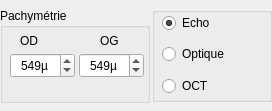
<?xml version="1.0" encoding="UTF-8"?>
<ui version="4.0">
 <class>WidgPachy</class>
 <widget class="QWidget" name="WidgPachy">
  <property name="geometry">
   <rect>
    <x>0</x>
    <y>0</y>
    <width>272</width>
    <height>111</height>
   </rect>
  </property>
  <property name="minimumSize">
   <size>
    <width>271</width>
    <height>111</height>
   </size>
  </property>
  <property name="maximumSize">
   <size>
    <width>272</width>
    <height>111</height>
   </size>
  </property>
  <property name="windowTitle">
   <string>Form</string>
  </property>
  <widget class="QGroupBox" name="TonoGroupBox">
   <property name="geometry">
    <rect>
     <x>0</x>
     <y>8</y>
     <width>150</width>
     <height>95</height>
    </rect>
   </property>
   <property name="minimumSize">
    <size>
     <width>150</width>
     <height>95</height>
    </size>
   </property>
   <property name="maximumSize">
    <size>
     <width>150</width>
     <height>95</height>
    </size>
   </property>
   <property name="title">
    <string>Pachymétrie</string>
   </property>
   <widget class="UpSpinBox" name="PachyOGSpinBox">
    <property name="geometry">
     <rect>
      <x>79</x>
      <y>45</y>
      <width>65</width>
      <height>25</height>
     </rect>
    </property>
    <property name="alignment">
     <set>Qt::AlignCenter</set>
    </property>
    <property name="suffix">
     <string>µ</string>
    </property>
    <property name="minimum">
     <number>350</number>
    </property>
    <property name="maximum">
     <number>700</number>
    </property>
    <property name="value">
     <number>549</number>
    </property>
   </widget>
   <widget class="UpSpinBox" name="PachyODSpinBox">
    <property name="geometry">
     <rect>
      <x>10</x>
      <y>45</y>
      <width>65</width>
      <height>25</height>
     </rect>
    </property>
    <property name="alignment">
     <set>Qt::AlignCenter</set>
    </property>
    <property name="suffix">
     <string>µ</string>
    </property>
    <property name="minimum">
     <number>350</number>
    </property>
    <property name="maximum">
     <number>700</number>
    </property>
    <property name="value">
     <number>549</number>
    </property>
   </widget>
   <widget class="QLabel" name="OGlabel">
    <property name="geometry">
     <rect>
      <x>100</x>
      <y>25</y>
      <width>30</width>
      <height>16</height>
     </rect>
    </property>
    <property name="text">
     <string>OG</string>
    </property>
   </widget>
   <widget class="QLabel" name="ODlabel">
    <property name="geometry">
     <rect>
      <x>20</x>
      <y>25</y>
      <width>30</width>
      <height>16</height>
     </rect>
    </property>
    <property name="text">
     <string>OD</string>
    </property>
   </widget>
  </widget>
  <widget class="QGroupBox" name="MethodegroupBox">
   <property name="geometry">
    <rect>
     <x>152</x>
     <y>7</y>
     <width>120</width>
     <height>95</height>
    </rect>
   </property>
   <property name="sizePolicy">
    <sizepolicy hsizetype="Fixed" vsizetype="Fixed">
     <horstretch>120</horstretch>
     <verstretch>95</verstretch>
    </sizepolicy>
   </property>
   <property name="minimumSize">
    <size>
     <width>120</width>
     <height>95</height>
    </size>
   </property>
   <property name="maximumSize">
    <size>
     <width>120</width>
     <height>95</height>
    </size>
   </property>
   <property name="focusPolicy">
    <enum>Qt::NoFocus</enum>
   </property>
   <property name="title">
    <string/>
   </property>
   <widget class="QRadioButton" name="EchoRadioButton">
    <property name="geometry">
     <rect>
      <x>10</x>
      <y>6</y>
      <width>91</width>
      <height>20</height>
     </rect>
    </property>
    <property name="focusPolicy">
     <enum>Qt::NoFocus</enum>
    </property>
    <property name="text">
     <string>Echo</string>
    </property>
    <property name="checked">
     <bool>true</bool>
    </property>
   </widget>
   <widget class="QRadioButton" name="OptiqueRadioButton">
    <property name="geometry">
     <rect>
      <x>10</x>
      <y>37</y>
      <width>91</width>
      <height>20</height>
     </rect>
    </property>
    <property name="focusPolicy">
     <enum>Qt::NoFocus</enum>
    </property>
    <property name="text">
     <string>Optique</string>
    </property>
   </widget>
   <widget class="QRadioButton" name="OCTRadioButton">
    <property name="geometry">
     <rect>
      <x>10</x>
      <y>69</y>
      <width>91</width>
      <height>20</height>
     </rect>
    </property>
    <property name="focusPolicy">
     <enum>Qt::NoFocus</enum>
    </property>
    <property name="text">
     <string>OCT</string>
    </property>
   </widget>
  </widget>
 </widget>
 <customwidgets>
  <customwidget>
   <class>UpSpinBox</class>
   <extends>QSpinBox</extends>
   <header>upspinbox.h</header>
  </customwidget>
 </customwidgets>
 <resources/>
 <connections/>
</ui>
